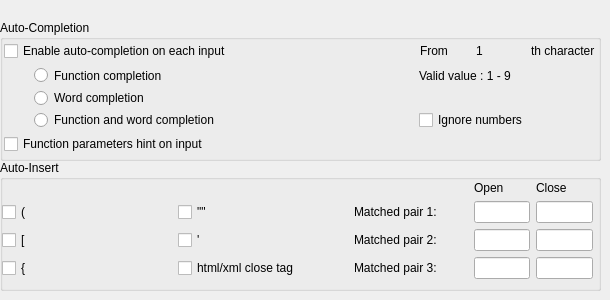
       <widget class="QWidget" name="IDD_PREFERENCE_AUTOCOMPLETION_BOX">
        <widget class="QGroupBox" name="IDD_AUTOC_GRPSTATIC">
         <property name="geometry">
          <rect>
           <x>0</x>
           <y>20</y>
           <width>601</width>
           <height>141</height>
          </rect>
         </property>
         <property name="title">
          <string>Auto-Completion</string>
         </property>
         <widget class="QWidget" name="layoutWidget">
          <property name="geometry">
           <rect>
            <x>4</x>
            <y>21</y>
            <width>591</width>
            <height>113</height>
           </rect>
          </property>
          <layout class="QGridLayout" name="gridLayout_6" columnstretch="7,3">
           <item row="0" column="0">
            <widget class="QCheckBox" name="IDD_AUTOC_ENABLECHECK">
             <property name="text">
              <string>Enable auto-completion on each input</string>
             </property>
            </widget>
           </item>
           <item row="0" column="1">
            <layout class="QHBoxLayout" name="horizontalLayout_11">
             <item>
              <widget class="QLabel" name="IDD_AUTOC_STATIC_FROM">
               <property name="text">
                <string>From</string>
               </property>
              </widget>
             </item>
             <item>
              <widget class="QLabel" name="IDD_AUTOC_STATIC_N">
               <property name="text">
                <string>1</string>
               </property>
              </widget>
             </item>
             <item>
              <widget class="QLabel" name="IDD_AUTOC_STATIC_CHAR">
               <property name="text">
                <string>th character</string>
               </property>
              </widget>
             </item>
            </layout>
           </item>
           <item row="1" column="0" colspan="2">
            <layout class="QGridLayout" name="gridLayout_5" columnstretch="7,3">
             <property name="leftMargin">
              <number>30</number>
             </property>
             <property name="rightMargin">
              <number>13</number>
             </property>
             <item row="0" column="0">
              <widget class="QRadioButton" name="IDD_AUTOC_FUNCRADIO">
               <property name="text">
                <string>Function completion</string>
               </property>
              </widget>
             </item>
             <item row="0" column="1">
              <widget class="QLabel" name="IDD_AUTOC_STATIC_NOTE">
               <property name="text">
                <string>Valid value : 1 - 9</string>
               </property>
              </widget>
             </item>
             <item row="2" column="0">
              <widget class="QRadioButton" name="IDD_AUTOC_BOTHRADIO">
               <property name="text">
                <string>Function and word completion</string>
               </property>
              </widget>
             </item>
             <item row="2" column="1">
              <widget class="QCheckBox" name="IDD_AUTOC_IGNORENUMBERS">
               <property name="text">
                <string>Ignore numbers</string>
               </property>
              </widget>
             </item>
             <item row="1" column="0" colspan="2">
              <widget class="QRadioButton" name="IDD_AUTOC_WORDRADIO">
               <property name="text">
                <string>Word completion</string>
               </property>
              </widget>
             </item>
            </layout>
           </item>
           <item row="2" column="0" colspan="2">
            <widget class="QCheckBox" name="IDD_FUNC_CHECK">
             <property name="text">
              <string>Function parameters hint on input</string>
             </property>
            </widget>
           </item>
          </layout>
         </widget>
        </widget>
        <widget class="QGroupBox" name="IDD_AUTOCINSERT_GRPSTATIC">
         <property name="geometry">
          <rect>
           <x>0</x>
           <y>160</y>
           <width>601</width>
           <height>131</height>
          </rect>
         </property>
         <property name="title">
          <string>Auto-Insert</string>
         </property>
         <widget class="QWidget" name="layoutWidget_6">
          <property name="geometry">
           <rect>
            <x>2</x>
            <y>18</y>
            <width>591</width>
            <height>101</height>
           </rect>
          </property>
          <layout class="QGridLayout" name="gridLayout_7" columnstretch="3,3,2,1,1">
           <item row="4" column="2">
            <widget class="QLabel" name="IDC_MACHEDPAIR_STATIC3">
             <property name="text">
              <string>Matched pair 3:</string>
             </property>
            </widget>
           </item>
           <item row="2" column="1">
            <widget class="QCheckBox" name="IDD_AUTOC_DOUBLEQUOTESCHECK">
             <property name="text">
              <string>&quot;&quot;</string>
             </property>
            </widget>
           </item>
           <item row="3" column="2">
            <widget class="QLabel" name="IDC_MACHEDPAIR_STATIC2">
             <property name="text">
              <string>Matched pair 2:</string>
             </property>
            </widget>
           </item>
           <item row="4" column="0">
            <widget class="QCheckBox" name="IDD_AUTOCCURLYBRACKET_CHECK">
             <property name="text">
              <string>{</string>
             </property>
            </widget>
           </item>
           <item row="2" column="0">
            <widget class="QCheckBox" name="IDD_AUTOCPARENTHESES_CHECK">
             <property name="text">
              <string>(</string>
             </property>
            </widget>
           </item>
           <item row="3" column="3">
            <widget class="QLineEdit" name="IDC_MACHEDPAIROPEN_EDIT2"/>
           </item>
           <item row="4" column="3">
            <widget class="QLineEdit" name="IDC_MACHEDPAIROPEN_EDIT3"/>
           </item>
           <item row="2" column="4">
            <widget class="QLineEdit" name="IDC_MACHEDPAIRCLOSE_EDIT1"/>
           </item>
           <item row="4" column="1">
            <widget class="QCheckBox" name="IDD_AUTOCTAG_CHECK">
             <property name="text">
              <string>html/xml close tag</string>
             </property>
            </widget>
           </item>
           <item row="2" column="2">
            <widget class="QLabel" name="IDC_MACHEDPAIR_STATIC1">
             <property name="text">
              <string>Matched pair 1:</string>
             </property>
            </widget>
           </item>
           <item row="3" column="0">
            <widget class="QCheckBox" name="IDD_AUTOCBRACKET_CHECK">
             <property name="text">
              <string>[</string>
             </property>
            </widget>
           </item>
           <item row="3" column="4">
            <widget class="QLineEdit" name="IDC_MACHEDPAIRCLOSE_EDIT2"/>
           </item>
           <item row="4" column="4">
            <widget class="QLineEdit" name="IDC_MACHEDPAIRCLOSE_EDIT3"/>
           </item>
           <item row="2" column="3">
            <widget class="QLineEdit" name="IDC_MACHEDPAIROPEN_EDIT1"/>
           </item>
           <item row="3" column="1">
            <widget class="QCheckBox" name="IDD_AUTOC_QUOTESCHECK">
             <property name="text">
              <string>'</string>
             </property>
            </widget>
           </item>
           <item row="1" column="3" alignment="Qt::AlignBottom">
            <widget class="QLabel" name="IDC_MACHEDPAIROPEN_STATIC">
             <property name="text">
              <string>Open</string>
             </property>
            </widget>
           </item>
           <item row="1" column="4" alignment="Qt::AlignBottom">
            <widget class="QLabel" name="IDC_MACHEDPAIRCLOSE_STATIC">
             <property name="text">
              <string>Close</string>
             </property>
            </widget>
           </item>
          </layout>
         </widget>
        </widget>
       </widget>
